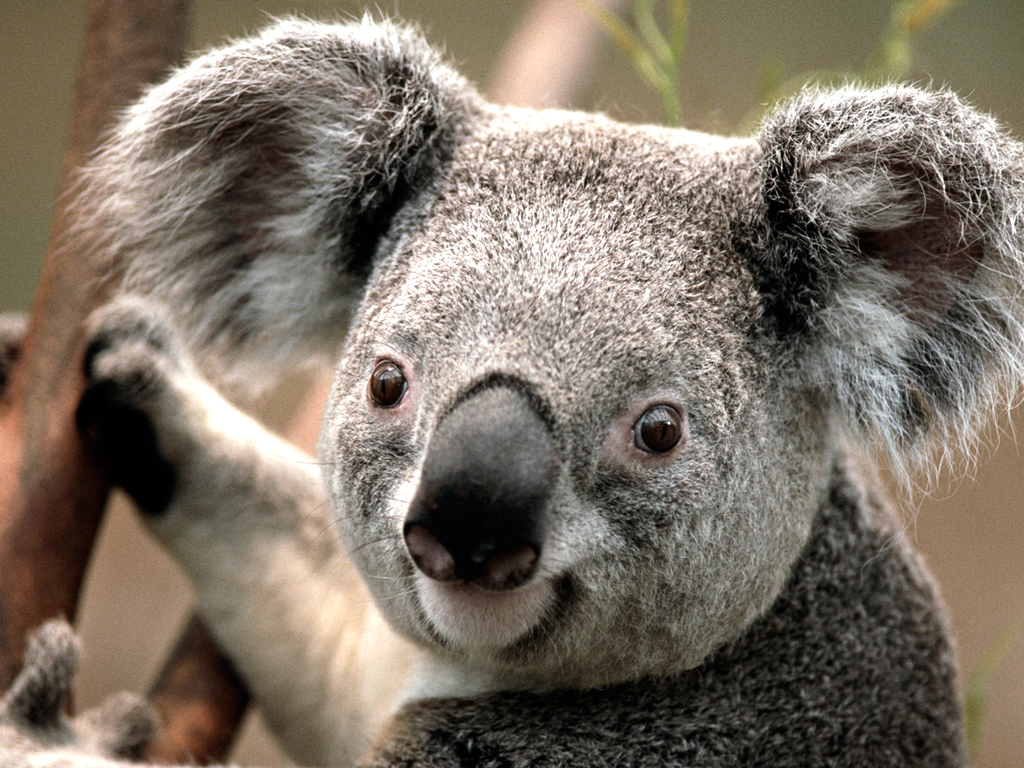
#> input picture 16 imagen ROI/Koala.jpg, 1024 x 768 px
$ python '16 roi.py'
#> lines starting #> are read from the running program, lines starting #| are printed output that depends on the picture; after the words box and inside, x2 and y2 are one past the last pixel; in counts of white or black regions, pixels touching at a corner belong together
import cv2
import numpy as np
import matplotlib.pyplot as plt

bild = cv2.imread('Koala.jpg', cv2.IMREAD_COLOR)
#> bild is the input picture: shape (768, 1024, 3); mean B, G, R 102, 114.7, 125.4
roi=bild[15:300,330:550]
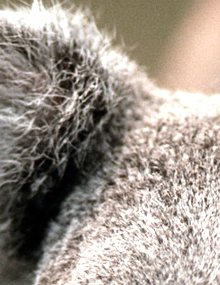
#> roi: shape (285, 220, 3); mean B, G, R 139.9, 149.5, 159.6
bild  [35:320,30:250]=roi
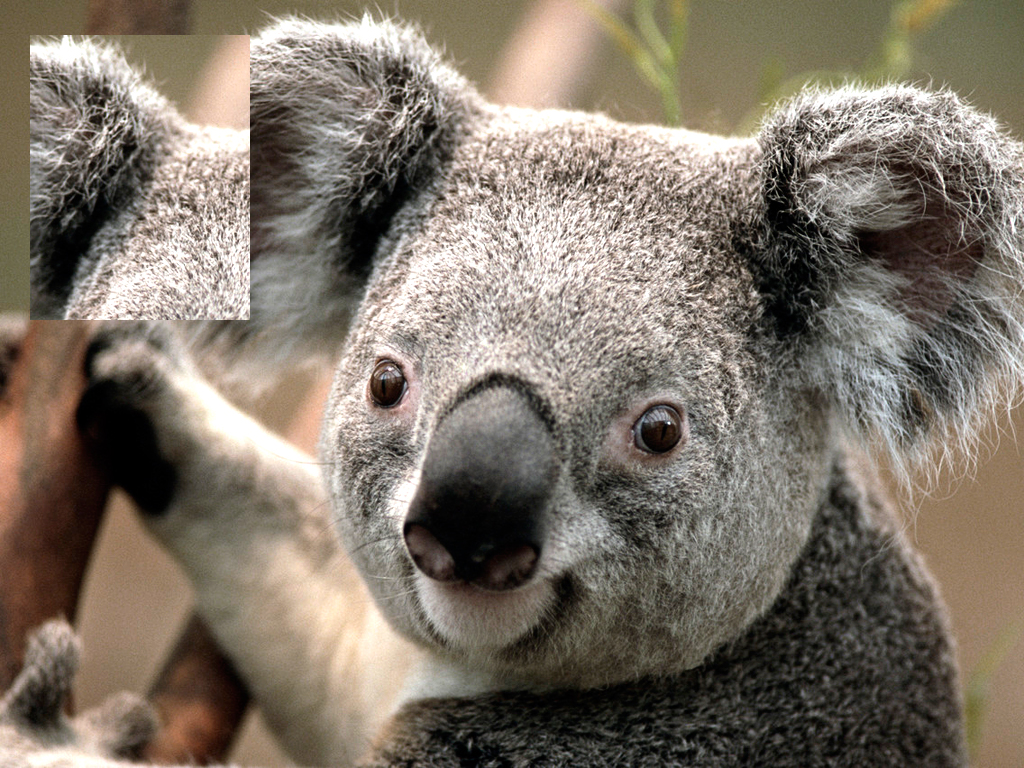
#> bild: shape (768, 1024, 3); 7.97% of pixels changed, all inside (x1, y1, x2, y2) = (30, 35, 250, 320)
cv2.imshow('original',bild)

alphabild=cv2.imread('Koala.jpg',cv2.IMREAD_UNCHANGED)
graybild=cv2.imread('Koala.jpg',cv2.IMREAD_GRAYSCALE)
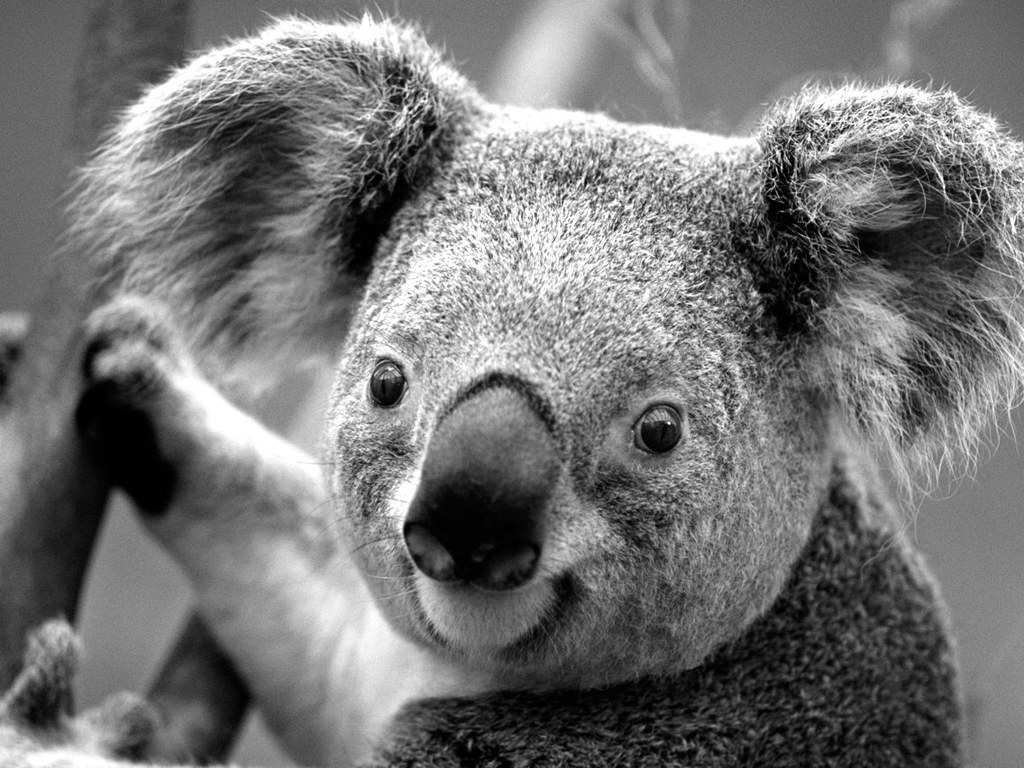
#> graybild: shape (768, 1024); min 0, max 255, mean 116.5

titles=['Original','ALPHA','GRAY','ROI']
final =(bild,alphabild,graybild,roi)
for i in xrange (4):
    plt.subplot(2,2,i+1)
    plt.imshow(final[i])
    plt.colorbar()
    plt.grid()
    plt.xticks([]),plt.yticks([])

plt.show

cd=cv2.waitKey(0)
#> (key Esc is pressed here)
cv2.destroyAllWindows()
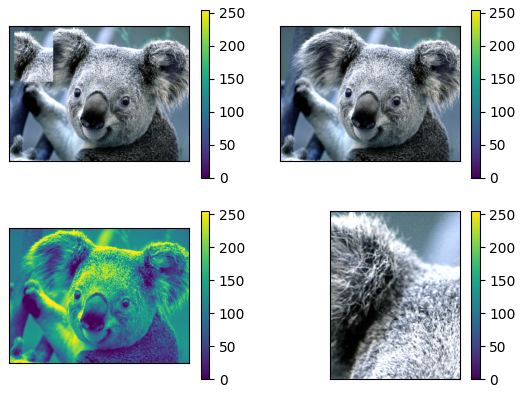
#> figure drawn by matplotlib, 8 panels; B, G, R data is drawn as R, G, B
